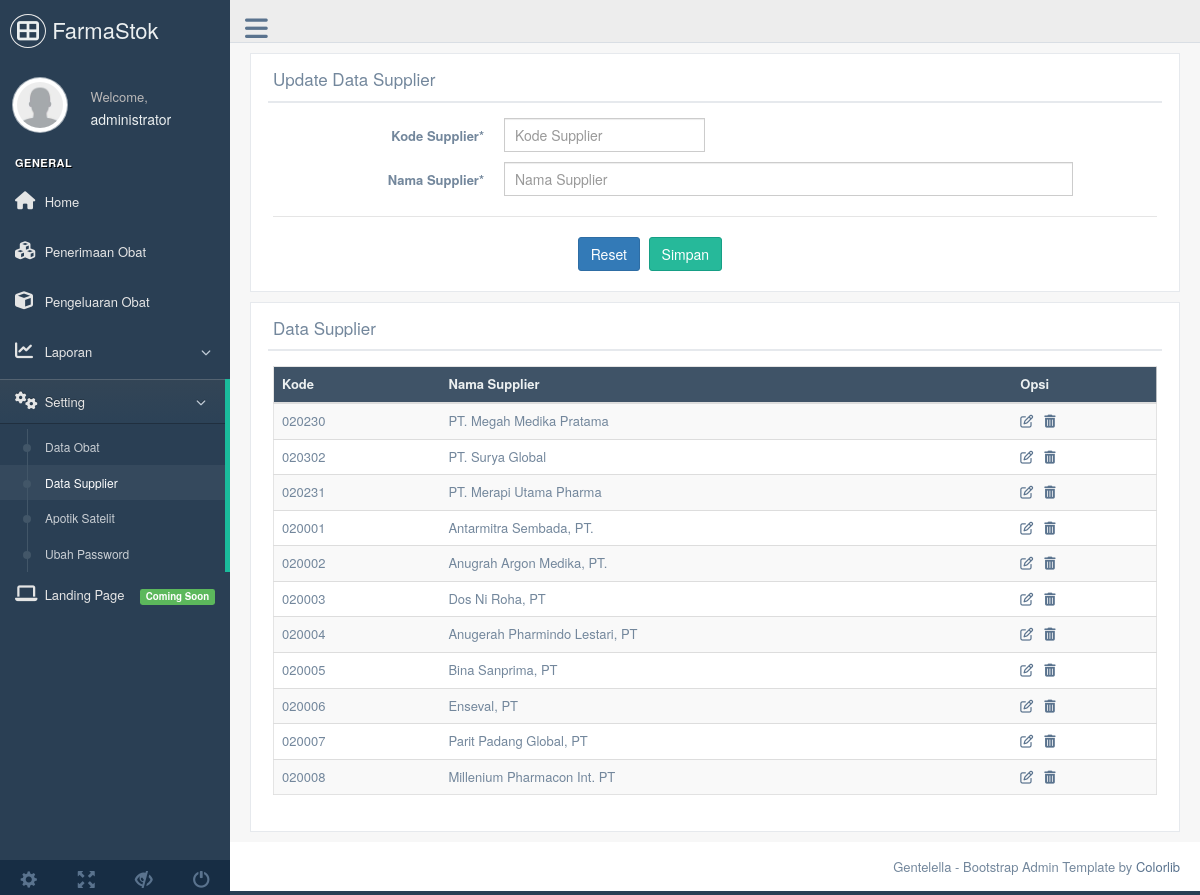
Page /datasupp.php (signed in) on the committed database.
### tables this page shows
CREATE TABLE `tsupp` (
  `id` int(11) NOT NULL,
  `kdsupp` varchar(15) NOT NULL,
  `nmsupp` varchar(50) NOT NULL,
  `almsupp` varchar(50) NOT NULL
);

### datasupp.php (the view, shortened to what this page needs)
<!DOCTYPE html>
<html lang="en">
<?php include('head.php');
$edit = $kdsupp = $nmsupp = '';
?>
 <body class="nav-md">
  <div class="container body">
    <div class="main_container">
<?php
	include('topnav.php');
	include('sidemenu.php');
?>
        <div class="right_col" role="main">
		  <div class="">
		  	<div class="row">
              <div class="col-md-12 col-sm-12 col-xs-12">
                <div class="x_panel">
                  <div class="x_title">
                    <h2>Update Data Supplier</h2>
                    <div class="clearfix"></div>
                  </div>
                  <div class="x_content">
                    <form data-parsley-validate class="form-horizontal form-label-left" action="datasupp.php" method="post">
                      <div class="form-group">
                        <label class="control-label col-md-3 col-sm-3 col-xs-12" for="kdsuppt">Kode Supplier<span class="required">*</span>
                        </label>
                        <div class="col-md-3 col-sm-3 col-xs-12">
                          <input type="text" id="kdsupp" name="kdsupp" required="required" class="form-control col-md-12 col-xs-12" placeholder="Kode Supplier" <?=$edit ? 'value="'.$kdsupp.'"':'';?> />
                        </div>
                      </div>
                      <div class="form-group">
                        <label class="control-label col-md-3 col-sm-3 col-xs-12" for="nmsuppt">Nama Supplier<span class="required">*</span>
                        </label>
                        <div class="col-md-8 col-sm-8 col-xs-12">
                          <input type="text" id="nmsupp" name="nmsupp" required="required" class="form-control col-md-12 col-xs-12" placeholder="Nama Supplier" value="<?=$nmsupp;?>" />
                        </div>
                      </div>
                      <div class="ln_solid"></div>
                      <div class="form-group">
                        <div class="col-md-6 col-sm-6 col-xs-12 col-md-offset-4">
						  <a href="datasupp.php" class="btn btn-primary">Reset</a>
                          <button type="submit" class="btn btn-success"><?=$edit ? 'Update' : 'Simpan';?></button>
                        </div>
                      </div>
                    </form>
                  </div>
                </div>
		  	  </div>
		    </div>
            <div class="row">
              <div class="col-md-12 col-sm-12 col-xs-12">
                <div class="x_panel">
                  <div class="x_title">
                    <h2>Data Supplier</h2>
                    <div class="clearfix"></div>
                  </div>
                  <div class="x_content">
                	<div class="table-responsive">
                      <table class="table table-striped jambo_table bulk_action">
                        <thead>
                          <tr class="headings">
                            <th class="column-title">Kode </th>
                            <th class="column-title">Nama Supplier</th>
                            <th class="column-title">Opsi</th>
                          </tr>
                        </thead>
                        <tbody>
                        <?php
                        $n = 1;
                        $sql ="select * from tsupp";
                        $result=mysqli_query($db, $sql);
                        while ($row = mysqli_fetch_array($result, MYSQLI_ASSOC)) {
                			$id=$row['id'];
                        ?>
                          <tr class="<?=($n%2)==0 ? 'even ':'odd ';?> pointer">
                            <td class=" "><?php echo $row['kdsupp'];?></td>
                            <td class=" "><?php echo $row['nmsupp'];?></td>
                            <td class=" ">
                            <a href="<?php echo 'datasupp.php?edit='.$id;?>" data-toggle="tooltip" title="Edit"><span class="fa fa-edit"></span></a> &nbsp
                            <a href="<?php echo 'datasupp.php?hapus='.$id;?>" data-toggle="tooltip" title="Hapus"><span class="fa fa-trash" onClick="return confirm('Yakin menghapus data tersebut?')"></span></a>
                            </td>
                            </tr>
                        <?php $n++; } ?>
                        </tbody>
                      </table>
                    </div>
              	  </div>
                </div>
              </div>
            </div>
		  </div>
	    </div>
	<?php include('footer.php'); ?>
    </div>
  </div>
</body>
</html>

### rows in the picture
tsupp: kdsupp "020230", nmsupp "PT. Megah Medika Pratama"
tsupp: kdsupp "020302", nmsupp "PT. Surya Global"
tsupp: kdsupp "020231", nmsupp "PT. Merapi Utama Pharma"
tsupp: kdsupp "020001", nmsupp "Antarmitra Sembada, PT."
tsupp: kdsupp "020002", nmsupp "Anugrah Argon Medika, PT."
tsupp: kdsupp "020003", nmsupp "Dos Ni Roha, PT"
tsupp: kdsupp "020004", nmsupp "Anugerah Pharmindo Lestari, PT"
tsupp: kdsupp "020005", nmsupp "Bina Sanprima, PT"
tsupp: kdsupp "020006", nmsupp "Enseval, PT"
tsupp: kdsupp "020007", nmsupp "Parit Padang Global, PT"
tsupp: kdsupp "020008", nmsupp "Millenium Pharmacon Int. PT"

### other values in the picture
$_SESSION['nama'] "administrator"
